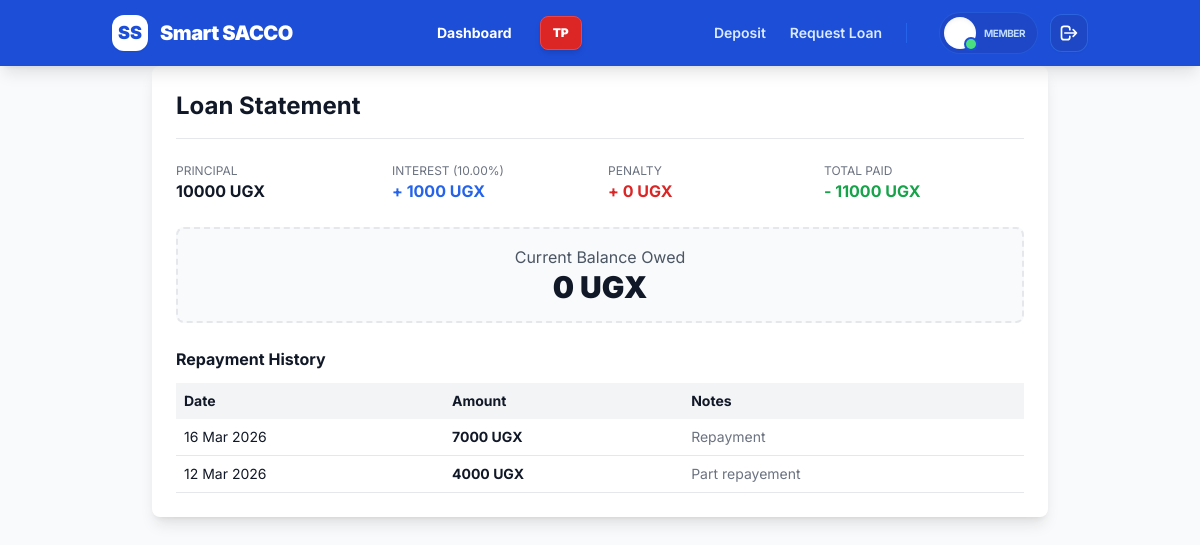
The app's page /loans/statement/1/ (signed in) with its own data.
### loans/models.py (models this page shows, shortened)
class Loan(models.Model):
    STATUS_CHOICES = (
        ('PENDING', 'Pending Approval'),
        ('APPROVED', 'Approved'),
        ('DISBURSED', 'Disbursed (Money Sent)'),
        ('FULLY_PAID', 'Fully Paid'),
        ('REJECTED', 'Rejected'),
    )
    user = models.ForeignKey(settings.AUTH_USER_MODEL, on_delete=models.CASCADE)
    amount_requested = models.DecimalField(max_digits=12, decimal_places=2)
    interest_rate = models.DecimalField(max_digits=5, decimal_places=2, default=10.00)
    penalty_rate = models.DecimalField(max_digits=5, decimal_places=2, default=2.00) # 2% Penalty
    duration_months = models.IntegerField(default=12)
    status = models.CharField(max_length=20, choices=STATUS_CHOICES, default='PENDING')
    date_applied = models.DateTimeField(auto_now_add=True)
    @property
    def base_total_payable(self):
        interest = (self.amount_requested * self.interest_rate) / 100
        return self.amount_requested + interest
    @property
    def total_repaid(self):
        return self.repayments.filter(status='VERIFIED').aggregate(
            Sum('amount')
        )['amount__sum'] or 0
    @property
    def is_overdue(self):
        base_balance = self.base_total_payable - self.total_repaid
        if base_balance > 0 and timezone.now() > self.due_date:
            return True
        return False
    @property
    def penalty_amount(self):
        if self.is_overdue:
            base_balance = self.base_total_payable - self.total_repaid
            return (base_balance * self.penalty_rate) / 100
        return 0
    @property
    def total_repayable(self):
        return self.base_total_payable + self.penalty_amount
    @property
    def remaining_balance(self):
        return self.total_repayable - self.total_repaid

class Repayment(models.Model):
    STATUS_CHOICES = [
        ('PENDING', 'Pending'),
        ('VERIFIED', 'Verified'),
        ('REJECTED', 'Rejected'),
    ]
    loan = models.ForeignKey(Loan, on_delete=models.CASCADE, related_name='repayments')
    amount = models.DecimalField(max_digits=12, decimal_places=2)
    status = models.CharField(max_length=10, choices=STATUS_CHOICES, default='PENDING')
    date_paid = models.DateTimeField(auto_now_add=True)
    notes = models.TextField(blank=True, null=True)

### loans/views.py (the view)
# urls.py: path('statement/<int:loan_id>/', views.loan_statement, name='loan_statement'),
@login_required
def loan_statement(request, loan_id):
    loan = get_object_or_404(Loan, id=loan_id, user=request.user)
    repayments = loan.repayments.filter(status='VERIFIED').order_by('-date_paid')
    context = {
        'loan': loan,
        'repayments': repayments,
        'interest_amount': (loan.amount_requested * loan.interest_rate) / 100,
    }
    return render(request, 'loans/loan_statement.html', context)

### loans/templates/loans/loan_statement.html
{% extends 'base.html' %}
{% block content %}
<div class="max-w-4xl mx-auto p-6 bg-white shadow-lg rounded-lg">
    <h2 class="text-2xl font-bold border-b pb-4">Loan Statement</h2>
    <div class="grid grid-cols-2 md:grid-cols-4 gap-4 my-6">
        <div>
            <p class="text-gray-500 text-xs uppercase">Principal</p>
            <p class="font-bold">{{ loan.amount_requested|floatformat:0 }} UGX</p>
        </div>
        <div>
            <p class="text-gray-500 text-xs uppercase">Interest ({{ loan.interest_rate }}%)</p>
            <p class="font-bold text-blue-600">+ {{ interest_amount|floatformat:0 }} UGX</p>
        </div>
        <div>
            <p class="text-gray-500 text-xs uppercase">Penalty</p>
            <p class="font-bold text-red-600">+ {{ loan.penalty_amount|floatformat:0 }} UGX</p>
        </div>
        <div>
            <p class="text-gray-500 text-xs uppercase">Total Paid</p>
            <p class="font-bold text-green-600">- {{ loan.total_repaid|floatformat:0 }} UGX</p>
        </div>
    </div>
    <div class="bg-gray-50 p-4 rounded-lg border-2 border-dashed mb-6">
        <p class="text-center text-gray-600">Current Balance Owed</p>
        <p class="text-center text-3xl font-black text-gray-900">{{ loan.remaining_balance|floatformat:0 }} UGX</p>
    </div>
    <h3 class="font-bold mb-3">Repayment History</h3>
    <table class="w-full text-left text-sm">
        <thead>
            <tr class="bg-gray-100">
                <th class="p-2">Date</th>
                <th class="p-2">Amount</th>
                <th class="p-2">Notes</th>
            </tr>
        </thead>
        <tbody>
            {% for repayment in repayments %}
            <tr class="border-b">
                <td class="p-2">{{ repayment.date_paid|date:"d M Y" }}</td>
                <td class="p-2 font-bold">{{ repayment.amount|floatformat:0 }} UGX</td>
                <td class="p-2 text-gray-500">{{ repayment.notes|default:"-" }}</td>
            </tr>
            {% empty %}
            <tr>
                <td colspan="3" class="p-4 text-center text-gray-400">No verified repayments yet.</td>
            </tr>
            {% endfor %}
        </tbody>
    </table>
</div>
{% endblock %}

### templates/base.html (style rules this page uses)
body { font-family: 'Inter', sans-serif; background-image: url('https://i.pinimg.com/1200x/c8/1c/0d/c81c0d775dde3ef625571720b259f692.jpg'); background-size: cover; background-position: center; background-attachment: fixed; }

### records on screen
Loan: amount_requested "10000", interest_rate "10.00", penalty_amount "0", total_repaid "11000", remaining_balance "0"
Repayment: date_paid "16 Mar 2026", amount "7000", notes "Repayment"
Repayment: date_paid "12 Mar 2026", amount "4000", notes "Part repayement"

### other values on screen
{{ interest_amount|floatformat:0 }} "1000"
